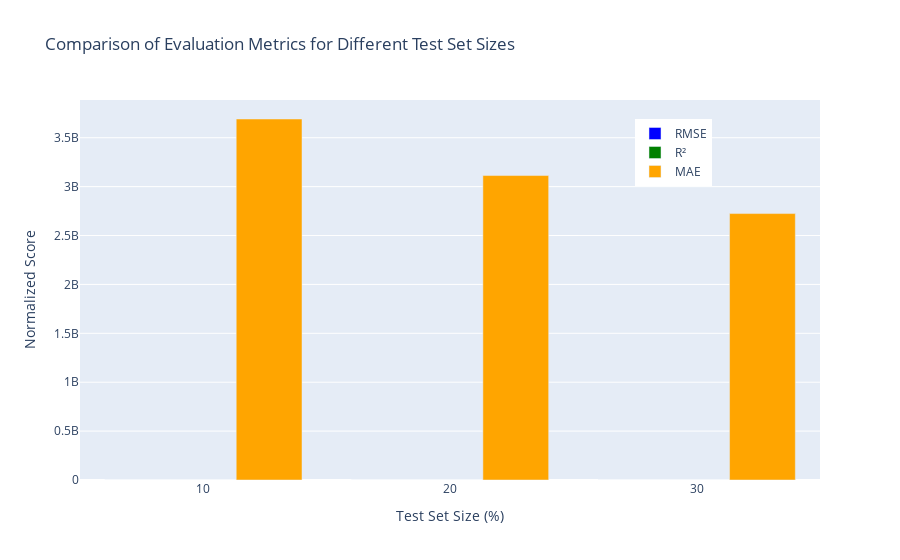

The code cell stored with this chart in its notebook:
### Code cell
import plotly.graph_objects as go

# Replace these values with your actual scores
mae_scores = [3691550124.42, 3113427428.63, 2724523709.50]
r2_scores = [0.95, 0.93, 0.95]
rmse_scores = [19061995786.15, 21811867903.45, 19579433507.72]
test_set_sizes = [10, 20, 30]

# Normalize RMSE scores for better comparison
rmse_normalized = [score / max(rmse_scores) for score in rmse_scores]

# Define colors
rmse_color = 'blue'
r2_color = 'green'
mae_color = 'orange'

# Create traces for each metric
trace_rmse = go.Bar(x=test_set_sizes, y=rmse_normalized, name='RMSE', marker=dict(color=rmse_color))
trace_r2 = go.Bar(x=test_set_sizes, y=r2_scores, name='R²', marker=dict(color=r2_color))
trace_mae = go.Bar(x=test_set_sizes, y=mae_scores, name='MAE', marker=dict(color=mae_color))

# Create layout for the plot
layout = go.Layout(
    title='Comparison of Evaluation Metrics for Different Test Set Sizes',
    xaxis=dict(title='Test Set Size (%)'),
    yaxis=dict(title='Normalized Score'),
    barmode='group',
    legend=dict(x=0.75, y=0.95),
)

# Create figure and add traces
fig = go.Figure(data=[trace_rmse, trace_r2, trace_mae], layout=layout)

# Show the interactive graph
fig.show()

### Figure 1 — Plotly figure (JSON) as saved in the notebook; plotly's stock layout.template omitted (floating-point values rounded to 4 significant figures)
{"data": [{"marker": {"color": "blue"}, "name": "RMSE", "type": "bar", "x": [10, 20, 30], "y": [0.8739, 1, 0.8977]}, {"marker": {"color": "green"}, "name": "R²", "type": "bar", "x": [10, 20, 30], "y": [0.95, 0.93, 0.95]}, {"marker": {"color": "orange"}, "name": "MAE", "type": "bar", "x": [10, 20, 30], "y": [3692000000.0, 3113000000.0, 2725000000.0]}], "layout": {"barmode": "group", "legend": {"x": 0.75, "y": 0.95}, "title": {"text": "Comparison of Evaluation Metrics for Different Test Set Sizes"}, "xaxis": {"title": {"text": "Test Set Size (%)"}}, "yaxis": {"title": {"text": "Normalized Score"}}}}
